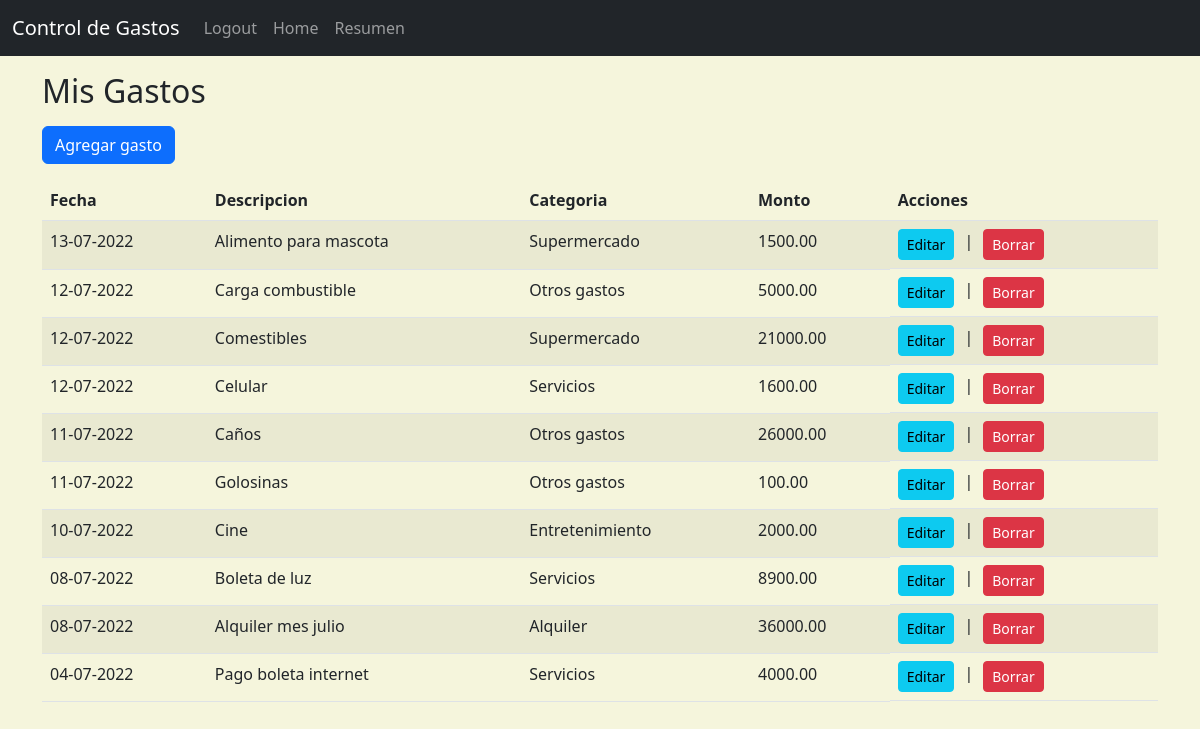
Page / (signed in) on the earlier database version.
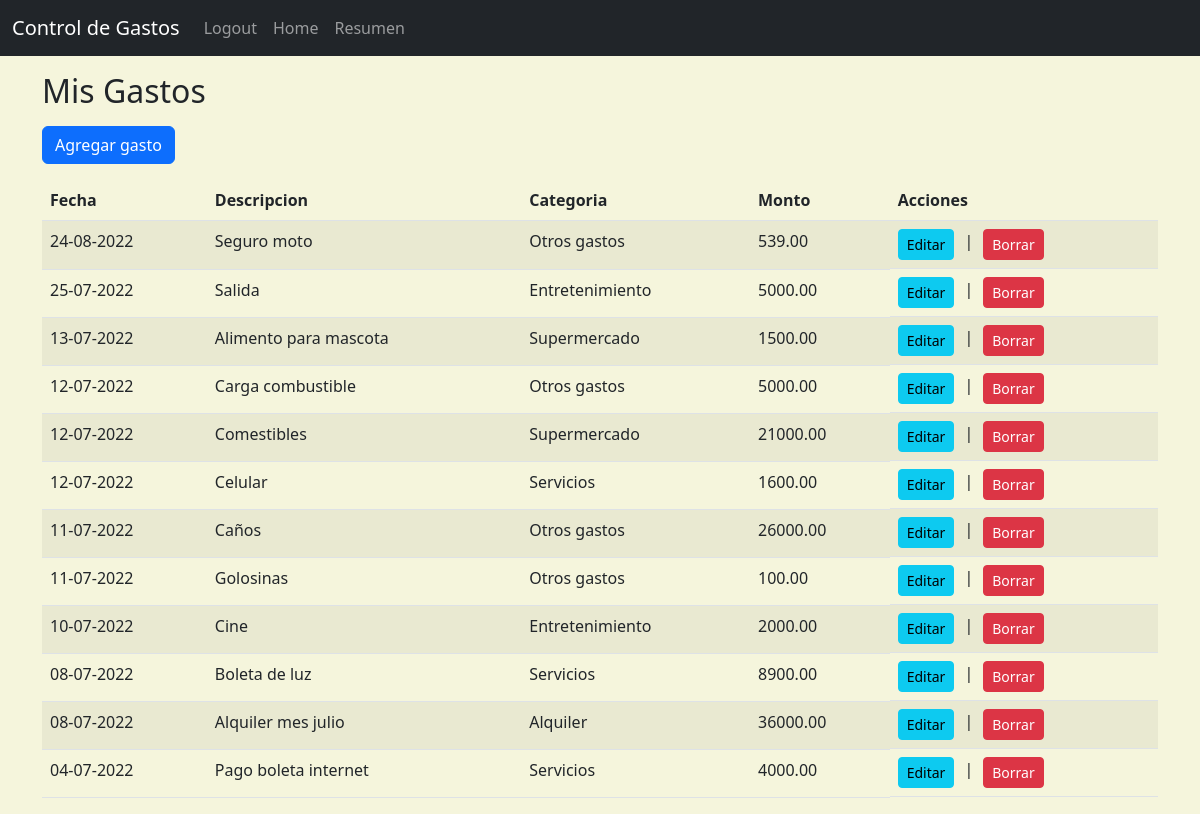
Same page on the later database version.
### website/models.py (models this page shows)
class Spent(db.Model):
    id = db.Column(db.Integer, primary_key=True)
    date = db.Column(db.DateTime(timezone=True), default=func.now())
    description = db.Column(db.String(10000))
    amount = db.Column(db.Numeric(precision=2, scale=None,
                       decimal_return_scale=None, asdecimal=True))
    user_id = db.Column(db.Integer, db.ForeignKey('user.id'), nullable=False)
    category_id = db.Column(db.Integer, db.ForeignKey(
        'category.id'), nullable=False)
    category = db.relationship('Category',
                               backref=db.backref('spents', lazy=True))

class Category(db.Model):
    id = db.Column(db.Integer, primary_key=True)
    description = db.Column(db.String(100))
    def __repr__(self):
        return self.description

### website/views.py (the view)
@views.route('/')
@login_required
def home():
    spents = Spent.query.filter(Spent.user_id == current_user.id)
    spents = spents.order_by(Spent.date.desc())
    return render_template('home.html', user=current_user, spents=spents)

### website/__init__.py (called while the page is built)
def create_app():
    load_dotenv()
    app = Flask(__name__)
    app.config['SECRET_KEY'] = os.getenv("SECRET_KEY")
    app.config['SQLALCHEMY_DATABASE_URI'] = f'sqlite:///{DB_NAME}'
    app.config['SQLALCHEMY_TRACK_MODIFICATIONS'] = False
    db.init_app(app)
    csrf.init_app(app)
    from .views import views
    from .auth import auth
    app.register_blueprint(views, url_prefix='/')
    app.register_blueprint(auth, url_prefix='/')
    from .models import User, Spent, Category
    login_manager = LoginManager()
    login_manager.login_view = 'auth.login'
    login_manager.init_app(app)
    @login_manager.user_loader
    def load_user(id):
        return User.query.get(int(id))
    create_database(app)
    return app

### website/templates/home.html (shortened to what this page needs)
{% extends "base.html" %}
{% block content %}
<h2 class="mb-3 mt-3">Mis Gastos</h2>
<a href="{{url_for('views.new')}}" class="btn btn-primary mb-3"
  >Agregar gasto</a
>
<table class="table table-striped">
  <thead>
    <tr>
      <th>Fecha</th>
      <th>Descripcion</th>
      <th>Categoria</th>
      <th>Monto</th>
      <th>Acciones</th>
    </tr>
  </thead>
  <tbody>
    {% for spent in spents %}
    <tr>
      <td>{{ spent.date.strftime("%d-%m-%Y") }}</td>
      <td>{{ spent.description }}</td>
      <td>{{ spent.category }}</td>
      <td>{{ '%.2f'|format(spent.amount) }}</td>
      <td style="display: flex; gap: 10px">
        <a href="/edit/{{spent.id}}" class="btn btn-info btn-sm">Editar</a>|
        <form action="{{url_for('views.delete', id=spent.id)}}" method="POST">
          <input
            type="submit"
            value="Borrar"
            onclick="return confirm('¿Seguro desea borrar esta entrada?')"
            class="btn btn-danger btn-sm"
          />
        </form>
      </td>
    </tr>
    {% endfor %}
  </tbody>
</table>
{% endblock %}

Differences in the rows shown:
added Spent: date "24-08-2022", description "Seguro moto", category "Otros gastos", amount "539.00"
added Spent: date "25-07-2022", description "Salida", category "Entretenimiento", amount "5000.00"
